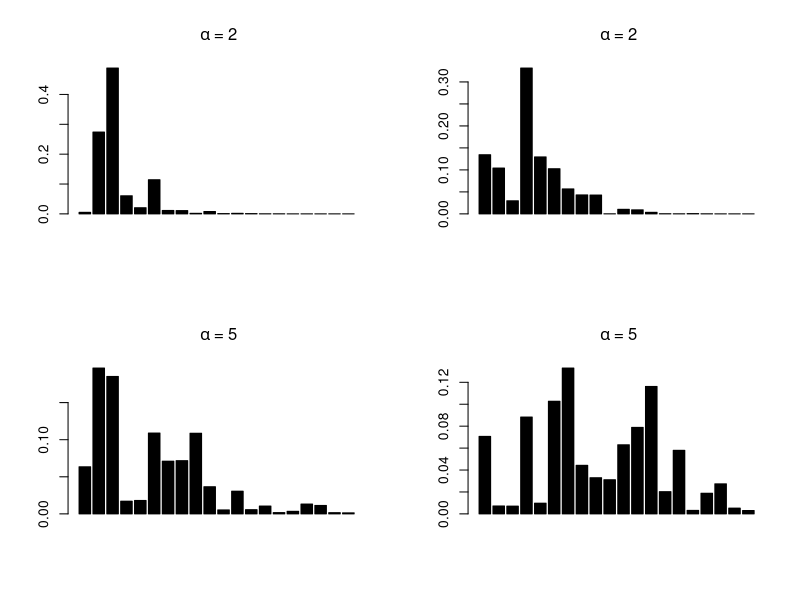

Generate this figure with R:
# Description: 
#   This script shows an example of stick breaking procss:
#   Assume F ~ DP(alpha, G0 with alpha = 5, G0 ~ N (0, 1)$. 
#   Approximating F by F.hat = sum (w.h * delta(theta.h)), where H = 100
# 
# Details:
#   Return a vector of weights drawn from a stick-breaking process with dispersion `α`.
#   
#   Recall that the kth weight is
#   beta.k = (1 - beta.1) * (1 - beta.2) * ... * (1 - beta.{k-1}) * beta.k
#     where each `beta.i` is drawn from a Beta distribution
#   beta.i ~ Beta(1, α)
# 
# License: GNU v3
#
# Date: October 19, 2016
#
# Authors:
#    Rcode was written by Jiali Lin.
#    Depts. of Statistics, Virginia Tech,
#    Hutcheson Hall, 403K, Blacksburg, VA 24061 
#
# Source:
#    https://pmtk3.googlecode.com.

rm(list = ls())

# ------------
# generates from stick-breaking construction
alpha <- c(2, 5)
nn <- 20;

par(mfrow = c(length((alpha)), 2)) 

for(ii in 1:length(alpha)){
  for (trial in 1:2){
    beta <- rbeta(nn, 1, alpha[ii]);
    neg <- cumprod(1 - beta);
    pi <- beta * c(1, neg[1:length(neg) - 1]);
    barplot(pi, main = bquote(~alpha ~ "=" ~.(alpha[ii])), col = "black")
  }
}